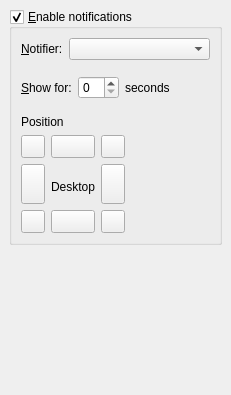
         <widget class="QWidget" name="notificationsPage">
          <layout class="QVBoxLayout">
           <property name="spacing">
            <number>6</number>
           </property>
           <property name="margin">
            <number>9</number>
           </property>
           <item>
            <widget class="QGroupBox" name="notificationsCheck">
             <property name="title">
              <string>&amp;Enable notifications</string>
             </property>
             <property name="checkable">
              <bool>true</bool>
             </property>
             <layout class="QVBoxLayout">
              <property name="spacing">
               <number>6</number>
              </property>
              <property name="margin">
               <number>9</number>
              </property>
              <item>
               <layout class="QHBoxLayout">
                <property name="spacing">
                 <number>6</number>
                </property>
                <property name="margin">
                 <number>0</number>
                </property>
                <item>
                 <widget class="QLabel" name="label_3">
                  <property name="text">
                   <string>&amp;Notifier:</string>
                  </property>
                  <property name="buddy">
                   <cstring>notificationCombo</cstring>
                  </property>
                 </widget>
                </item>
                <item>
                 <widget class="QComboBox" name="notificationCombo">
                  <property name="sizePolicy">
                   <sizepolicy hsizetype="MinimumExpanding" vsizetype="Fixed">
                    <horstretch>0</horstretch>
                    <verstretch>0</verstretch>
                   </sizepolicy>
                  </property>
                 </widget>
                </item>
               </layout>
              </item>
              <item>
               <spacer>
                <property name="orientation">
                 <enum>Qt::Vertical</enum>
                </property>
                <property name="sizeType">
                 <enum>QSizePolicy::Minimum</enum>
                </property>
                <property name="sizeHint" stdset="0">
                 <size>
                  <width>20</width>
                  <height>10</height>
                 </size>
                </property>
               </spacer>
              </item>
              <item>
               <layout class="QHBoxLayout">
                <property name="spacing">
                 <number>6</number>
                </property>
                <property name="margin">
                 <number>0</number>
                </property>
                <item>
                 <widget class="QLabel" name="label_5">
                  <property name="text">
                   <string>&amp;Show for:</string>
                  </property>
                  <property name="buddy">
                   <cstring>notificationsTimeoutSpinner</cstring>
                  </property>
                 </widget>
                </item>
                <item>
                 <widget class="QSpinBox" name="notificationsTimeoutSpinner"/>
                </item>
                <item>
                 <widget class="QLabel" name="label_9">
                  <property name="text">
                   <string>seconds</string>
                  </property>
                 </widget>
                </item>
                <item>
                 <spacer>
                  <property name="orientation">
                   <enum>Qt::Horizontal</enum>
                  </property>
                  <property name="sizeHint" stdset="0">
                   <size>
                    <width>40</width>
                    <height>20</height>
                   </size>
                  </property>
                 </spacer>
                </item>
               </layout>
              </item>
              <item>
               <spacer>
                <property name="orientation">
                 <enum>Qt::Vertical</enum>
                </property>
                <property name="sizeType">
                 <enum>QSizePolicy::Minimum</enum>
                </property>
                <property name="sizeHint" stdset="0">
                 <size>
                  <width>20</width>
                  <height>10</height>
                 </size>
                </property>
               </spacer>
              </item>
              <item>
               <widget class="QLabel" name="posLabel">
                <property name="text">
                 <string>Position</string>
                </property>
               </widget>
              </item>
              <item>
               <layout class="QGridLayout">
                <property name="margin">
                 <number>0</number>
                </property>
                <property name="spacing">
                 <number>6</number>
                </property>
                <item row="1" column="2">
                 <spacer>
                  <property name="orientation">
                   <enum>Qt::Horizontal</enum>
                  </property>
                  <property name="sizeType">
                   <enum>QSizePolicy::Minimum</enum>
                  </property>
                  <property name="sizeHint" stdset="0">
                   <size>
                    <width>40</width>
                    <height>10</height>
                   </size>
                  </property>
                 </spacer>
                </item>
                <item row="4" column="3">
                 <widget class="QToolButton" name="bottomRight">
                  <property name="toolTip">
                   <string>Bottom-right</string>
                  </property>
                  <property name="text">
                   <string/>
                  </property>
                  <property name="checkable">
                   <bool>true</bool>
                  </property>
                  <property name="autoExclusive">
                   <bool>true</bool>
                  </property>
                 </widget>
                </item>
                <item row="2" column="2">
                 <widget class="QLabel" name="desktopLabel">
                  <property name="text">
                   <string>Desktop</string>
                  </property>
                  <property name="alignment">
                   <set>Qt::AlignCenter</set>
                  </property>
                 </widget>
                </item>
                <item row="3" column="2">
                 <spacer>
                  <property name="orientation">
                   <enum>Qt::Horizontal</enum>
                  </property>
                  <property name="sizeType">
                   <enum>QSizePolicy::Minimum</enum>
                  </property>
                  <property name="sizeHint" stdset="0">
                   <size>
                    <width>40</width>
                    <height>10</height>
                   </size>
                  </property>
                 </spacer>
                </item>
                <item row="1" column="3" rowspan="3">
                 <widget class="QToolButton" name="right">
                  <property name="sizePolicy">
                   <sizepolicy hsizetype="Fixed" vsizetype="MinimumExpanding">
                    <horstretch>0</horstretch>
                    <verstretch>0</verstretch>
                   </sizepolicy>
                  </property>
                  <property name="toolTip">
                   <string>Right-middle</string>
                  </property>
                  <property name="text">
                   <string/>
                  </property>
                  <property name="checkable">
                   <bool>true</bool>
                  </property>
                  <property name="autoExclusive">
                   <bool>true</bool>
                  </property>
                 </widget>
                </item>
                <item row="0" column="3">
                 <widget class="QToolButton" name="topRight">
                  <property name="toolTip">
                   <string>Top-right</string>
                  </property>
                  <property name="text">
                   <string/>
                  </property>
                  <property name="checkable">
                   <bool>true</bool>
                  </property>
                  <property name="autoExclusive">
                   <bool>true</bool>
                  </property>
                 </widget>
                </item>
                <item row="4" column="2">
                 <widget class="QToolButton" name="bottom">
                  <property name="sizePolicy">
                   <sizepolicy hsizetype="Minimum" vsizetype="Fixed">
                    <horstretch>0</horstretch>
                    <verstretch>0</verstretch>
                   </sizepolicy>
                  </property>
                  <property name="toolTip">
                   <string>Bottom-middle</string>
                  </property>
                  <property name="text">
                   <string/>
                  </property>
                  <property name="checkable">
                   <bool>true</bool>
                  </property>
                  <property name="autoExclusive">
                   <bool>true</bool>
                  </property>
                 </widget>
                </item>
                <item row="0" column="2">
                 <widget class="QToolButton" name="top">
                  <property name="sizePolicy">
                   <sizepolicy hsizetype="Minimum" vsizetype="Fixed">
                    <horstretch>0</horstretch>
                    <verstretch>0</verstretch>
                   </sizepolicy>
                  </property>
                  <property name="toolTip">
                   <string>Top-middle</string>
                  </property>
                  <property name="text">
                   <string/>
                  </property>
                  <property name="checkable">
                   <bool>true</bool>
                  </property>
                  <property name="autoExclusive">
                   <bool>true</bool>
                  </property>
                 </widget>
                </item>
                <item row="0" column="4" rowspan="5">
                 <spacer>
                  <property name="orientation">
                   <enum>Qt::Horizontal</enum>
                  </property>
                  <property name="sizeHint" stdset="0">
                   <size>
                    <width>40</width>
                    <height>20</height>
                   </size>
                  </property>
                 </spacer>
                </item>
                <item row="1" column="0" rowspan="3" colspan="2">
                 <widget class="QToolButton" name="left">
                  <property name="sizePolicy">
                   <sizepolicy hsizetype="Fixed" vsizetype="MinimumExpanding">
                    <horstretch>0</horstretch>
                    <verstretch>0</verstretch>
                   </sizepolicy>
                  </property>
                  <property name="toolTip">
                   <string>Left-middle</string>
                  </property>
                  <property name="text">
                   <string/>
                  </property>
                  <property name="checkable">
                   <bool>true</bool>
                  </property>
                  <property name="autoExclusive">
                   <bool>true</bool>
                  </property>
                 </widget>
                </item>
                <item row="0" column="0" colspan="2">
                 <widget class="QToolButton" name="topLeft">
                  <property name="toolTip">
                   <string>Top-left</string>
                  </property>
                  <property name="text">
                   <string/>
                  </property>
                  <property name="checkable">
                   <bool>true</bool>
                  </property>
                  <property name="autoExclusive">
                   <bool>true</bool>
                  </property>
                 </widget>
                </item>
                <item row="4" column="0" colspan="2">
                 <widget class="QToolButton" name="bottomLeft">
                  <property name="toolTip">
                   <string>Bottom-left</string>
                  </property>
                  <property name="text">
                   <string/>
                  </property>
                  <property name="checkable">
                   <bool>true</bool>
                  </property>
                  <property name="autoExclusive">
                   <bool>true</bool>
                  </property>
                 </widget>
                </item>
               </layout>
              </item>
             </layout>
            </widget>
           </item>
           <item>
            <spacer>
             <property name="orientation">
              <enum>Qt::Vertical</enum>
             </property>
             <property name="sizeHint" stdset="0">
              <size>
               <width>20</width>
               <height>141</height>
              </size>
             </property>
            </spacer>
           </item>
          </layout>
         </widget>
